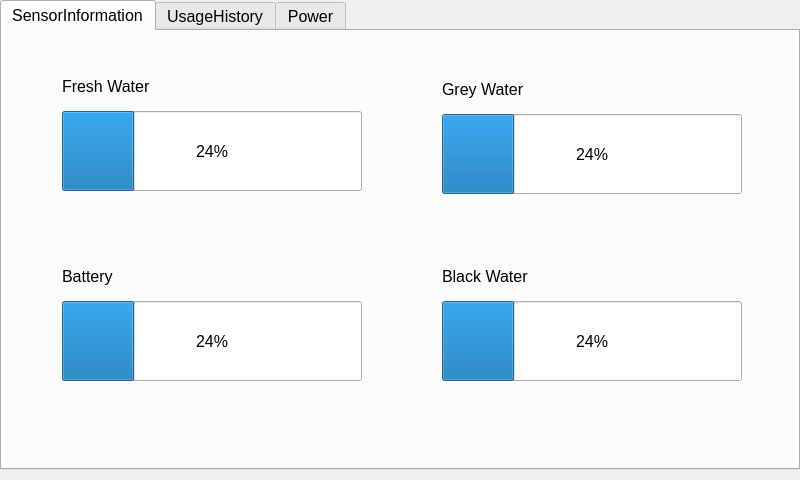
<?xml version="1.0" encoding="UTF-8"?>
<ui version="4.0">
 <class>MainWindow</class>
 <widget class="QMainWindow" name="MainWindow">
  <property name="geometry">
   <rect>
    <x>0</x>
    <y>0</y>
    <width>800</width>
    <height>480</height>
   </rect>
  </property>
  <property name="maximumSize">
   <size>
    <width>800</width>
    <height>480</height>
   </size>
  </property>
  <property name="windowTitle">
   <string>MainWindow</string>
  </property>
  <property name="styleSheet">
   <string notr="true"/>
  </property>
  <widget class="QWidget" name="centralWidget">
   <property name="enabled">
    <bool>true</bool>
   </property>
   <property name="minimumSize">
    <size>
     <width>0</width>
     <height>0</height>
    </size>
   </property>
   <property name="maximumSize">
    <size>
     <width>800</width>
     <height>480</height>
    </size>
   </property>
   <widget class="QTabWidget" name="TabWidget">
    <property name="geometry">
     <rect>
      <x>0</x>
      <y>0</y>
      <width>800</width>
      <height>470</height>
     </rect>
    </property>
    <property name="minimumSize">
     <size>
      <width>0</width>
      <height>0</height>
     </size>
    </property>
    <property name="maximumSize">
     <size>
      <width>800</width>
      <height>480</height>
     </size>
    </property>
    <property name="font">
     <font>
      <pointsize>12</pointsize>
     </font>
    </property>
    <property name="statusTip">
     <string/>
    </property>
    <property name="whatsThis">
     <string/>
    </property>
    <property name="accessibleName">
     <string/>
    </property>
    <property name="layoutDirection">
     <enum>Qt::LeftToRight</enum>
    </property>
    <property name="tabPosition">
     <enum>QTabWidget::North</enum>
    </property>
    <property name="currentIndex">
     <number>0</number>
    </property>
    <property name="usesScrollButtons">
     <bool>true</bool>
    </property>
    <property name="documentMode">
     <bool>false</bool>
    </property>
    <property name="tabsClosable">
     <bool>false</bool>
    </property>
    <property name="movable">
     <bool>false</bool>
    </property>
    <property name="tabBarAutoHide">
     <bool>false</bool>
    </property>
    <widget class="QWidget" name="SensorInformation">
     <attribute name="title">
      <string>SensorInformation</string>
     </attribute>
     <attribute name="toolTip">
      <string>Click to see status of sensors</string>
     </attribute>
     <attribute name="whatsThis">
      <string>Shows status of sensors</string>
     </attribute>
     <widget class="QLabel" name="GreyWaterLabel">
      <property name="geometry">
       <rect>
        <x>440</x>
        <y>40</y>
        <width>292</width>
        <height>37</height>
       </rect>
      </property>
      <property name="font">
       <font>
        <pointsize>12</pointsize>
        <kerning>true</kerning>
       </font>
      </property>
      <property name="text">
       <string>&lt;html&gt;&lt;head/&gt;&lt;body&gt;&lt;p&gt;&lt;span style=&quot; color:#000000;&quot;&gt;Grey Water&lt;/span&gt;&lt;/p&gt;&lt;/body&gt;&lt;/html&gt;</string>
      </property>
     </widget>
     <widget class="QLabel" name="BlackWaterLabel">
      <property name="geometry">
       <rect>
        <x>440</x>
        <y>228</y>
        <width>293</width>
        <height>36</height>
       </rect>
      </property>
      <property name="font">
       <font>
        <pointsize>12</pointsize>
        <kerning>true</kerning>
       </font>
      </property>
      <property name="text">
       <string>&lt;html&gt;&lt;head/&gt;&lt;body&gt;&lt;p&gt;&lt;span style=&quot; color:#000000;&quot;&gt;Black Water&lt;/span&gt;&lt;/p&gt;&lt;/body&gt;&lt;/html&gt;</string>
      </property>
     </widget>
     <widget class="QLabel" name="BatteryLabel">
      <property name="geometry">
       <rect>
        <x>60</x>
        <y>228</y>
        <width>292</width>
        <height>36</height>
       </rect>
      </property>
      <property name="font">
       <font>
        <pointsize>12</pointsize>
        <kerning>true</kerning>
       </font>
      </property>
      <property name="text">
       <string>&lt;html&gt;&lt;head/&gt;&lt;body&gt;&lt;p&gt;&lt;span style=&quot; color:#000000;&quot;&gt;Battery&lt;/span&gt;&lt;/p&gt;&lt;/body&gt;&lt;/html&gt;</string>
      </property>
     </widget>
     <widget class="QLabel" name="FreshWaterLabel">
      <property name="geometry">
       <rect>
        <x>60</x>
        <y>37</y>
        <width>293</width>
        <height>37</height>
       </rect>
      </property>
      <property name="font">
       <font>
        <pointsize>12</pointsize>
        <kerning>true</kerning>
       </font>
      </property>
      <property name="text">
       <string>&lt;html&gt;&lt;head/&gt;&lt;body&gt;&lt;p&gt;&lt;span style=&quot; color:#000000;&quot;&gt;Fresh Water&lt;/span&gt;&lt;/p&gt;&lt;/body&gt;&lt;/html&gt;</string>
      </property>
     </widget>
     <widget class="QProgressBar" name="FreshWaterProgressBar">
      <property name="geometry">
       <rect>
        <x>60</x>
        <y>80</y>
        <width>300</width>
        <height>80</height>
       </rect>
      </property>
      <property name="minimumSize">
       <size>
        <width>270</width>
        <height>70</height>
       </size>
      </property>
      <property name="toolTip">
       <string>&lt;html&gt;&lt;head/&gt;&lt;body&gt;&lt;p&gt;Adjust to the content of the fresh water tank&lt;/p&gt;&lt;/body&gt;&lt;/html&gt;</string>
      </property>
      <property name="value">
       <number>24</number>
      </property>
     </widget>
     <widget class="QProgressBar" name="BatteryProgressBar">
      <property name="geometry">
       <rect>
        <x>60</x>
        <y>270</y>
        <width>300</width>
        <height>80</height>
       </rect>
      </property>
      <property name="minimumSize">
       <size>
        <width>270</width>
        <height>70</height>
       </size>
      </property>
      <property name="value">
       <number>24</number>
      </property>
     </widget>
     <widget class="QProgressBar" name="BlackWaterProgressBar">
      <property name="geometry">
       <rect>
        <x>440</x>
        <y>270</y>
        <width>300</width>
        <height>80</height>
       </rect>
      </property>
      <property name="minimumSize">
       <size>
        <width>270</width>
        <height>70</height>
       </size>
      </property>
      <property name="value">
       <number>24</number>
      </property>
     </widget>
     <widget class="QProgressBar" name="GreyWaterProgressBar">
      <property name="geometry">
       <rect>
        <x>440</x>
        <y>83</y>
        <width>300</width>
        <height>80</height>
       </rect>
      </property>
      <property name="minimumSize">
       <size>
        <width>270</width>
        <height>70</height>
       </size>
      </property>
      <property name="value">
       <number>24</number>
      </property>
     </widget>
    </widget>
    <widget class="QWidget" name="UsageHistory">
     <attribute name="title">
      <string>UsageHistory</string>
     </attribute>
     <attribute name="toolTip">
      <string>Click to see a graph of the sensor usage.</string>
     </attribute>
     <attribute name="whatsThis">
      <string>Shows a graph of the sensor usage.</string>
     </attribute>
     <widget class="QPushButton" name="CheckGraphs">
      <property name="geometry">
       <rect>
        <x>650</x>
        <y>140</y>
        <width>131</width>
        <height>131</height>
       </rect>
      </property>
      <property name="text">
       <string>Refresh</string>
      </property>
     </widget>
     <widget class="MplWidget" name="SensorGraph" native="true">
      <property name="geometry">
       <rect>
        <x>0</x>
        <y>0</y>
        <width>629</width>
        <height>429</height>
       </rect>
      </property>
     </widget>
    </widget>
    <widget class="QWidget" name="Power">
     <attribute name="title">
      <string>Power</string>
     </attribute>
     <attribute name="toolTip">
      <string>Click to access power buttons.</string>
     </attribute>
     <attribute name="whatsThis">
      <string>Power has the power button for the application and Raspberry Pi.</string>
     </attribute>
     <widget class="QPushButton" name="powerApp">
      <property name="geometry">
       <rect>
        <x>140</x>
        <y>100</y>
        <width>195</width>
        <height>205</height>
       </rect>
      </property>
      <property name="minimumSize">
       <size>
        <width>140</width>
        <height>140</height>
       </size>
      </property>
      <property name="maximumSize">
       <size>
        <width>195</width>
        <height>205</height>
       </size>
      </property>
      <property name="statusTip">
       <string>Click to turn off the Application</string>
      </property>
      <property name="whatsThis">
       <string>Turns off the application</string>
      </property>
      <property name="autoFillBackground">
       <bool>false</bool>
      </property>
      <property name="styleSheet">
       <string notr="true">background-image: url(:/newPrefix/powerApp.png);</string>
      </property>
      <property name="text">
       <string/>
      </property>
     </widget>
     <widget class="QPushButton" name="powerRasberry">
      <property name="geometry">
       <rect>
        <x>510</x>
        <y>100</y>
        <width>195</width>
        <height>205</height>
       </rect>
      </property>
      <property name="minimumSize">
       <size>
        <width>195</width>
        <height>200</height>
       </size>
      </property>
      <property name="maximumSize">
       <size>
        <width>300</width>
        <height>300</height>
       </size>
      </property>
      <property name="statusTip">
       <string>Click to turn off the Raspberry Pi</string>
      </property>
      <property name="whatsThis">
       <string>Turns off the Raspberry Pi</string>
      </property>
      <property name="styleSheet">
       <string notr="true">background-image: url(:/newPrefix/raspberrypi.png);</string>
      </property>
      <property name="text">
       <string>Turn off Pi</string>
      </property>
     </widget>
    </widget>
   </widget>
   <widget class="QLabel" name="label">
    <property name="geometry">
     <rect>
      <x>0</x>
      <y>6</y>
      <width>900</width>
      <height>480</height>
     </rect>
    </property>
    <property name="maximumSize">
     <size>
      <width>900</width>
      <height>480</height>
     </size>
    </property>
    <property name="text">
     <string>TextLabel</string>
    </property>
   </widget>
   <zorder>label</zorder>
   <zorder>TabWidget</zorder>
  </widget>
 </widget>
 <customwidgets>
  <customwidget>
   <class>MplWidget</class>
   <extends>QWidget</extends>
   <header>mplwidget.h</header>
   <container>1</container>
  </customwidget>
 </customwidgets>
 <tabstops>
  <tabstop>powerApp</tabstop>
  <tabstop>powerRasberry</tabstop>
  <tabstop>CheckGraphs</tabstop>
 </tabstops>
 <resources>
  <include location="../new.qrc"/>
 </resources>
 <connections/>
</ui>
